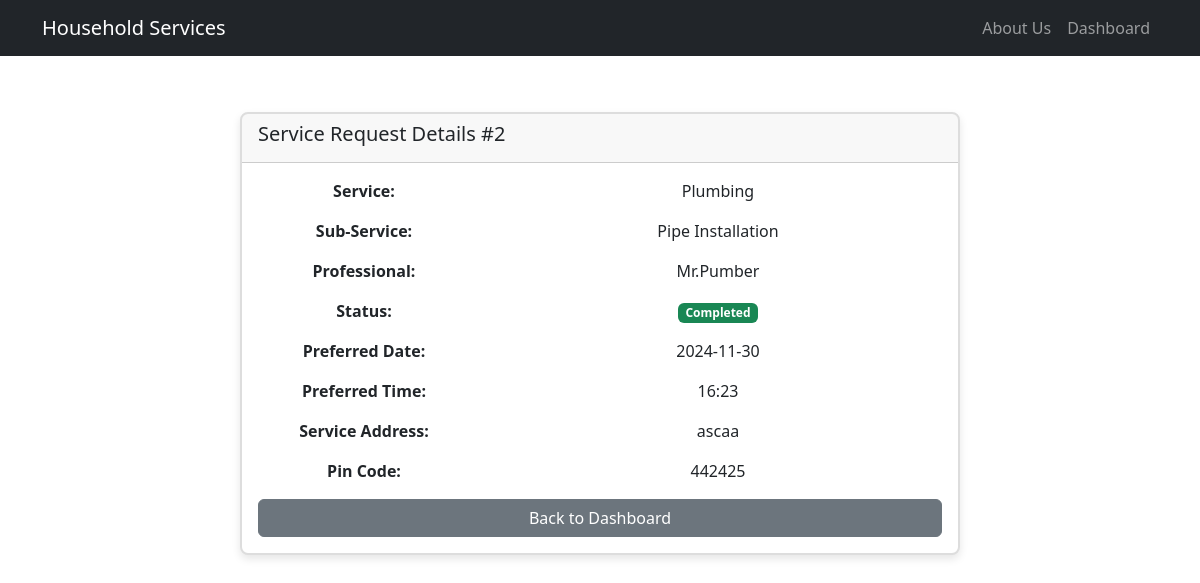
/service/details/2 (signed in), run on the app's committed database.
### model.py (models this page shows, shortened)
class ServiceRequest(db.Model):
    id = db.Column(db.Integer, primary_key=True)
    service_id = db.Column(db.Integer, db.ForeignKey('service.id'), nullable=False)
    customer_id = db.Column(db.Integer, db.ForeignKey('customer.id'), nullable=False)
    professional_id = db.Column(db.Integer, db.ForeignKey('service_professional.id'))
    date_of_request = db.Column(db.DateTime, default=datetime.utcnow, nullable=False)
    date_of_completion = db.Column(db.DateTime)
    status = db.Column(db.String(20), default='requested')  # requested, accepted, in_progress, completed, cancelled
    remarks = db.Column(db.Text)
    rating = db.Column(db.Integer)  # 1-5 rating
    review = db.Column(db.Text)
    service = db.relationship('Service', backref='requests')
    preferred_date = db.Column(db.Date, nullable=False)
    preferred_time = db.Column(db.Time, nullable=False)
    address = db.Column(db.String(200), nullable=False)
    pincode = db.Column(db.String(10), nullable=False)
    description = db.Column(db.Text)
    sub_service_id = db.Column(db.Integer, db.ForeignKey('sub_service.id'))
    sub_service = db.relationship('SubService', backref='requests')

class Service(db.Model):
    id = db.Column(db.Integer, primary_key=True)
    name = db.Column(db.String(100), nullable=False)
    description = db.Column(db.Text)
    created_at = db.Column(db.DateTime, default=datetime.utcnow)
    is_active = db.Column(db.Boolean, default=True)

class SubService(db.Model):
    id = db.Column(db.Integer, primary_key=True)
    parent_service_id = db.Column(db.Integer, db.ForeignKey('service.id'), nullable=False)
    name = db.Column(db.String(100), nullable=False)
    description = db.Column(db.Text)
    price = db.Column(db.Float, nullable=False)
    time_required = db.Column(db.Integer, nullable=False)  # in minutes
    is_active = db.Column(db.Boolean, default=True)
    parent_service = db.relationship('Service', backref='sub_services')

class User(UserMixin, db.Model):
    id = db.Column(db.Integer, primary_key=True)
    username = db.Column(db.String(80), unique=True, nullable=False)
    email = db.Column(db.String(120), unique=True, nullable=False)
    password_hash = db.Column(db.String(128), nullable=False)
    type = db.Column(db.String(50), nullable=False)
    created_at = db.Column(db.DateTime, default=datetime.utcnow)
    updated_at = db.Column(db.DateTime, default=datetime.utcnow, onupdate=datetime.utcnow)
    __mapper_args__ = {
        'polymorphic_identity': 'user',
        'polymorphic_on': type
    }

class ServiceProfessional(User):
    __tablename__ = 'service_professional'
    __mapper_args__ = {'polymorphic_identity': 'service_professional'}
    id = db.Column(db.Integer, db.ForeignKey('user.id'), primary_key=True)
    name = db.Column(db.String(100), nullable=False)  # Made nullable=False
    phone = db.Column(db.String(20))
    description = db.Column(db.Text)
    service_type = db.Column(db.String(100), nullable=False)  # Made nullable=False
    experience = db.Column(db.Integer, nullable=False)  # Made nullable=False
    address = db.Column(db.String(200), nullable=False)  # Added address field
    pincode = db.Column(db.String(10), nullable=False)  # Added pincode field
    documents_path = db.Column(db.String(255))  # Added documents path
    is_blocked = db.Column(db.Boolean, default=False)
    is_approved = db.Column(db.Boolean, default=False)
    is_active = db.Column(db.Boolean, default=True)
    rating = db.Column(db.Float, default=0.0)
    total_reviews = db.Column(db.Integer, default=0)
    requests = db.relationship('ServiceRequest', backref='professional', lazy='dynamic')

### routes.py (the view)
@app.route('/service/details/<int:request_id>')
@login_required
def view_service_details(request_id):
    service = ServiceRequest.query.get_or_404(request_id)
    if (current_user.type == 'customer' and service.customer_id == current_user.id) or \
       (current_user.type == 'service_professional' and service.professional_id == current_user.id):
        return render_template('customer/service_details.html' if current_user.type == 'customer'
                             else 'professional/service_details.html', service=service)
    flash('Access denied.', 'danger')
    return redirect(url_for('dashboard'))

### app.py (called while the page is built)
@login_manager.user_loader
def load_user(user_id):
    return User.query.get(int(user_id))

### templates/customer/service_details.html (shortened to what this page needs)
{% extends "main.html" %}
{% block content %}
<div class="container mt-4">
    <div class="row">
        <div class="col-md-8 mx-auto">
            <div class="card">
                <div class="card-header">
                    <h5 class="card-title">Service Request Details #{{ service.id }}</h5>
                </div>
                <div class="card-body">
                    <div class="row mb-3">
                        <div class="col-md-4 fw-bold">Service:</div>
                        <div class="col-md-8">{{ service.service.name }}</div>
                    </div>
                    <div class="row mb-3">
                        <div class="col-md-4 fw-bold">Sub-Service:</div>
                        <div class="col-md-8">{{ service.sub_service.name if service.sub_service else 'N/A' }}</div>
                    </div>
                    <div class="row mb-3">
                        <div class="col-md-4 fw-bold">Professional:</div>
                        <div class="col-md-8">{{ service.professional.name if service.professional else 'Unassigned' }}</div>
                    </div>
                    <div class="row mb-3">
                        <div class="col-md-4 fw-bold">Status:</div>
                        <div class="col-md-8">
                            <span class="badge bg-{{ {
                                'requested': 'warning',
                                'accepted': 'primary',
                                'completed': 'success',
                                'cancelled': 'danger'
                            }[service.status] }}">
                                {{ service.status.title() }}
                            </span>
                        </div>
                    </div>
                    <div class="row mb-3">
                        <div class="col-md-4 fw-bold">Preferred Date:</div>
                        <div class="col-md-8">{{ service.preferred_date.strftime('%Y-%m-%d') }}</div>
                    </div>
                    <div class="row mb-3">
                        <div class="col-md-4 fw-bold">Preferred Time:</div>
                        <div class="col-md-8">{{ service.preferred_time.strftime('%H:%M') }}</div>
                    </div>
                    <div class="row mb-3">
                        <div class="col-md-4 fw-bold">Service Address:</div>
                        <div class="col-md-8">{{ service.address }}</div>
                    </div>
                    <div class="row mb-3">
                        <div class="col-md-4 fw-bold">Pin Code:</div>
                        <div class="col-md-8">{{ service.pincode }}</div>
                    </div>
                    <div class="d-grid gap-2">
                        <a href="{{ url_for('dashboard') }}" class="btn btn-secondary">Back to Dashboard</a>
                    </div>
                </div>
            </div>
        </div>
    </div>
</div>
{% endblock %}

### static/css/style.css (style rules this page uses)
.card { box-shadow: 0 0 10px rgba(0,0,0,0.1); margin-top: 2rem; }
.card-body { padding: 2rem; }
.card { border: 2px solid #ddd; border-radius: 8px; box-shadow: 0 4px 8px rgba(0, 0, 0, 0.1); transition: transform 0.2s, box-shadow 0.2s; overflow: hidden; }
.card-body { padding: 16px; text-align: center; }

### data on the page
ServiceRequest: id "2", status "Completed", preferred_date "2024-11-30", preferred_time "16:23", address "ascaa", pincode "442425"
Service: service.name "Plumbing"
SubService: sub_service "Pipe Installation"
ServiceProfessional: professional "Mr.Pumber"
